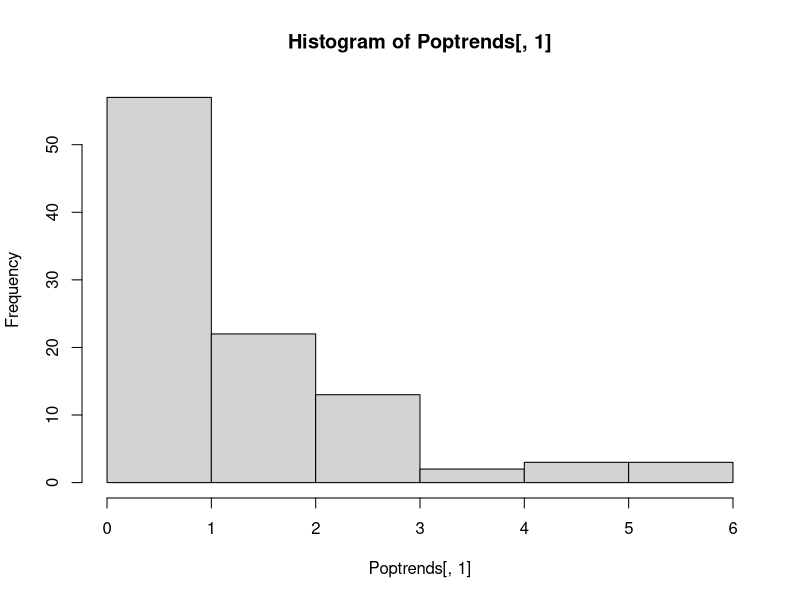
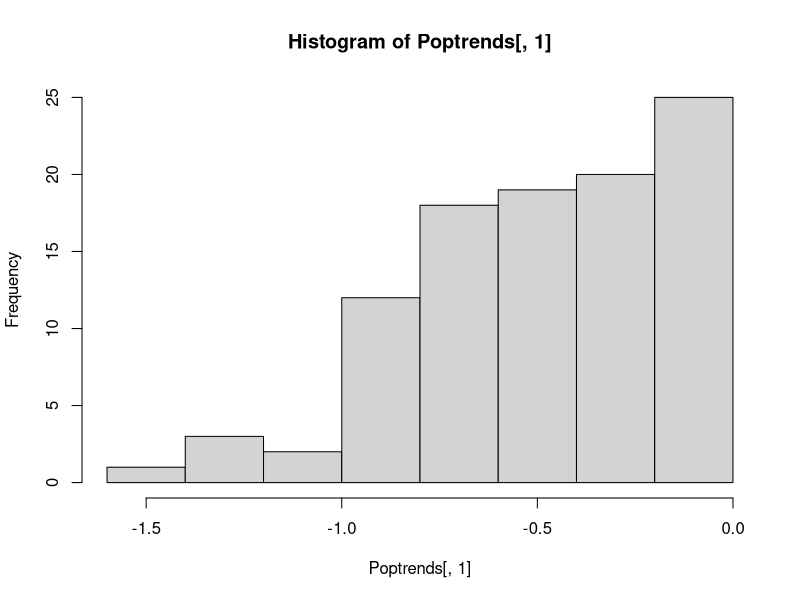
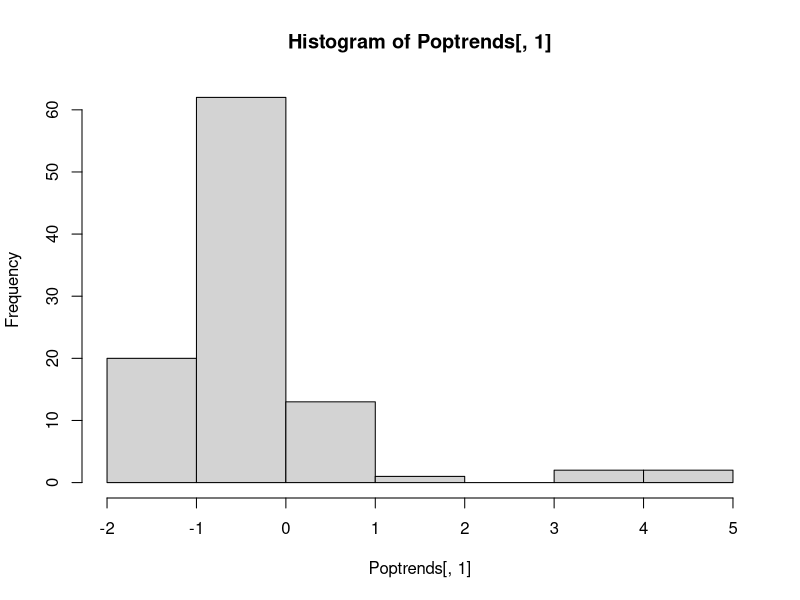

Recreate these plots in R, in order.
# population simulations to compare histograms of slopes and geometric mean index
# Maria Dornelas 2 June 2017
# Work in progress
# functions ---------------------------------------------------------------
# function to simulate exponential populations
expop<- function(r,Ninit,tl){
  # exponential population growth model
  # r is the instantaneous rate of increase, Ninit is the initial population size
  # tl is the number of time steps in population simulation
  Ns<-Ninit*exp(r*1:tl)
  return(Ns)
}

# Nick's function to get slope and p value of OLS linear trend of pop size and time
get.coeff <- function(x,y) coef(summary(lm(y~x)))[2,c(1,4)] # function for slope and p

# simulations -------------------------------------------------------------
# simulations for 100 pops with positive r
rs<-runif(100,0,0.03)
Ninits<-runif(100,1,100)
Np<-matrix(NA,100,50)
for(pops in 1:100){
  Np[pops,]<-expop(rs[pops],Ninits[pops],50)
}  

# getting slopes for each population

Poptrends<-t(apply(Np,1,get.coeff,x=1:50)) # apply to each row of data
hist(Poptrends[,1])


# LPI ---------------------------------------------------------------------

# this bit is not working


library(mgcv)
LogN <- list()

  data1 <- data.frame(Year=1:50, t(Np))
  
  results <- lapply(data1[,-1], function(y)gam(log10(y+0.01*mean(y))~ s(Year), data=data1))
  names(results) <- names(data1)[-1]
  year <- c(min(data1$Year):max(data1$Year))
  logN <- do.call(cbind, lapply(results, predict, newdata=data.frame(Year=year)))
  LogN[[1]] <- data.frame(Year=year, logN)



d.bar <- lapply(LogN, function(x)apply(apply(x[,-1], 2, diff), 1, mean))
LPI <- lapply(d.bar, function(x)c(1, 10^cumsum(x)))

LPI2 <- list()
for(i in 1:length(LPI)){
  LPI2[[i]] <- data.frame(Year=LogN[[i]][,1], dbar=LPI[[i]])
}


# simulations for 100 pops with negative r
rs<-runif(100,-0.03,0)
Ninits<-runif(100,1,100)
Np<-matrix(NA,100,50)
for(pops in 1:100){
  Np[pops,]<-expop(rs[pops],Ninits[pops],50)
}  

# getting slopes for each population

Poptrends<-t(apply(Np,1,get.coeff,x=1:50)) # apply to each row of data
hist(Poptrends[,1])


# LPI ---------------------------------------------------------------------

# this bit is not working


library(mgcv)
LogN <- list()

data1 <- data.frame(Year=1:50, t(Np))

results <- lapply(data1[,-1], function(y)gam(log10(y+0.01*mean(y))~ s(Year), data=data1))
names(results) <- names(data1)[-1]
year <- c(min(data1$Year):max(data1$Year))
logN <- do.call(cbind, lapply(results, predict, newdata=data.frame(Year=year)))
LogN[[1]] <- data.frame(Year=year, logN)



d.bar <- lapply(LogN, function(x)apply(apply(x[,-1], 2, diff), 1, mean))
LPI <- lapply(d.bar, function(x)c(1, 10^cumsum(x)))

for(i in 1:length(LPI)){
  LPI2[[2]] <- data.frame(Year=LogN[[i]][,1], dbar=LPI[[i]])
}

# simulations for 100 pops with mix of positive and negative r
rs<-runif(100,-0.10,0.03)
Ninits<-runif(100,1,100)
Np<-matrix(NA,100,50)
for(pops in 1:100){
  Np[pops,]<-expop(rs[pops],Ninits[pops],50)
}  

# getting slopes for each population

Poptrends<-t(apply(Np,1,get.coeff,x=1:50)) # apply to each row of data
hist(Poptrends[,1])




library(mgcv)
LogN <- list()

data1 <- data.frame(Year=1:50, t(Np))

results <- lapply(data1[,-1], function(y)gam(log10(y+0.01*mean(y))~ s(Year), data=data1))
names(results) <- names(data1)[-1]
year <- c(min(data1$Year):max(data1$Year))
logN <- do.call(cbind, lapply(results, predict, newdata=data.frame(Year=year)))
LogN[[1]] <- data.frame(Year=year, logN)



d.bar <- lapply(LogN, function(x)apply(apply(x[,-1], 2, diff), 1, mean))
LPI <- lapply(d.bar, function(x)c(1, 10^cumsum(x)))

for(i in 1:length(LPI)){
  LPI2[[3]] <- data.frame(Year=LogN[[i]][,1], dbar=LPI[[i]])
}








